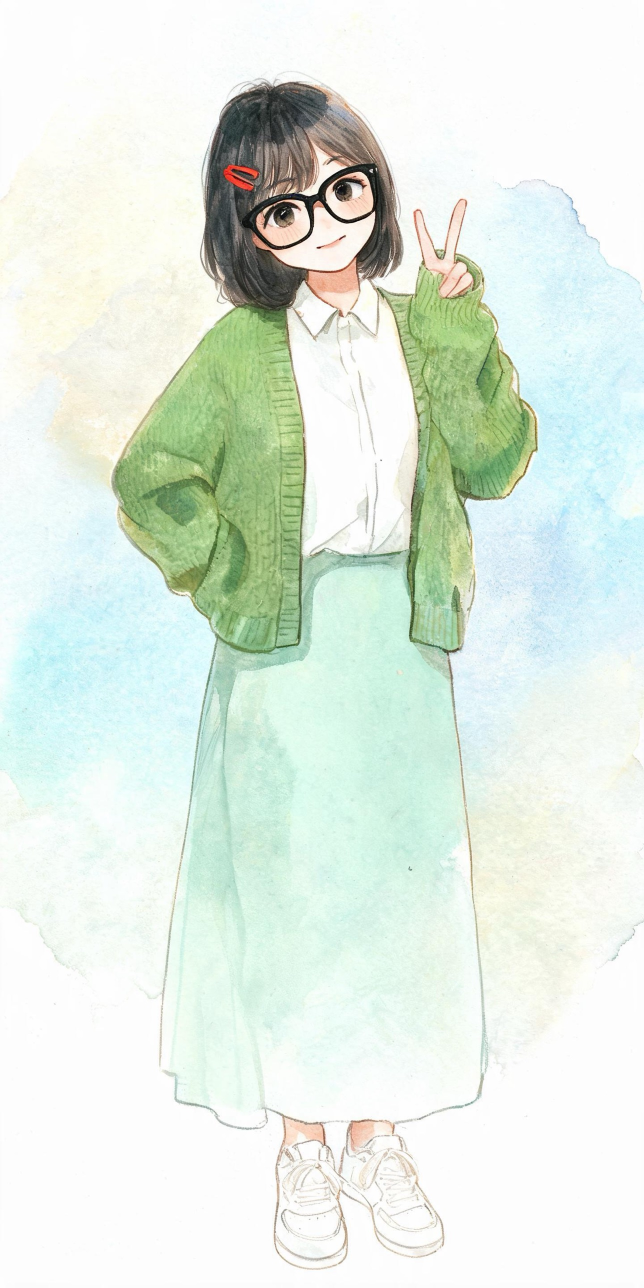
#> input picture living-illustration/source.jpg, 1288 x 2576 px (shown at 1/2 size)
$ python mask.py
#> lines starting #> are read from the running program, lines starting #| are printed output that depends on the picture; after the words box and inside, x2 and y2 are one past the last pixel; in counts of white or black regions, pixels touching at a corner belong together
"""Builds the figure mask (out/figure_mask.png) and a static background plate (out/background.png).

Mask: flood-fill from the image border through "background-like" pixels (paper white,
pale blue / pale yellow watercolor wash). Whatever the fill cannot reach is the figure.
Background plate: the figure area is filled from its surroundings with a pull-push
(pyramid) fill, so slivers revealed when the figure moves show plausible wash.
"""
from pathlib import Path

import numpy as np
from PIL import Image, ImageDraw, ImageFilter

ROOT = Path(__file__).parent
OUT = ROOT / "out"
OUT.mkdir(exist_ok=True)
src = Image.open(ROOT / "source.jpg").convert("RGB")
#> src is the input picture: PIL image 1288x2576 RGB; mean R, G, B 225.4, 236.3, 226.1
W, H = src.size
#> W = 1288; H = 2576
half = np.asarray(src.resize((W // 2, H // 2), Image.LANCZOS)).astype(np.float32)
r, g, b = half[..., 0], half[..., 1], half[..., 2]
mx, mn = half.max(-1), half.min(-1)
lum = half.mean(-1)
sat = (mx - mn) / np.maximum(mx, 1)
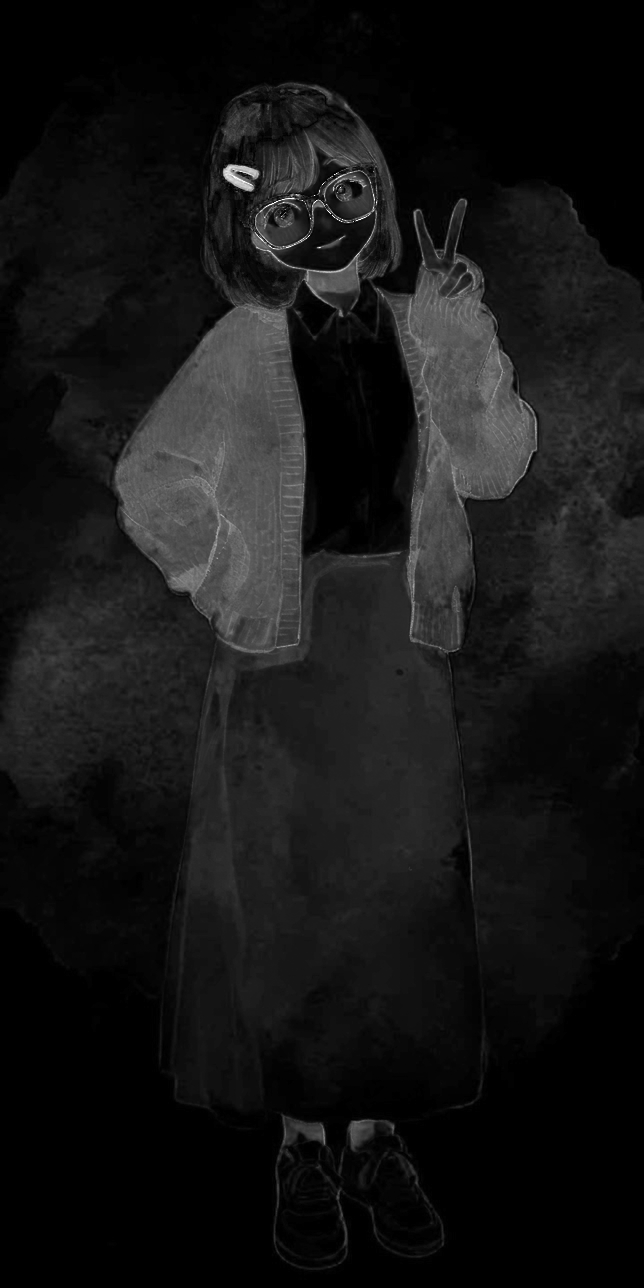
#> sat: shape (1288, 644) float32; min 0, max 1, mean 0.0857
paper = (lum > 222) & (sat < 0.11)
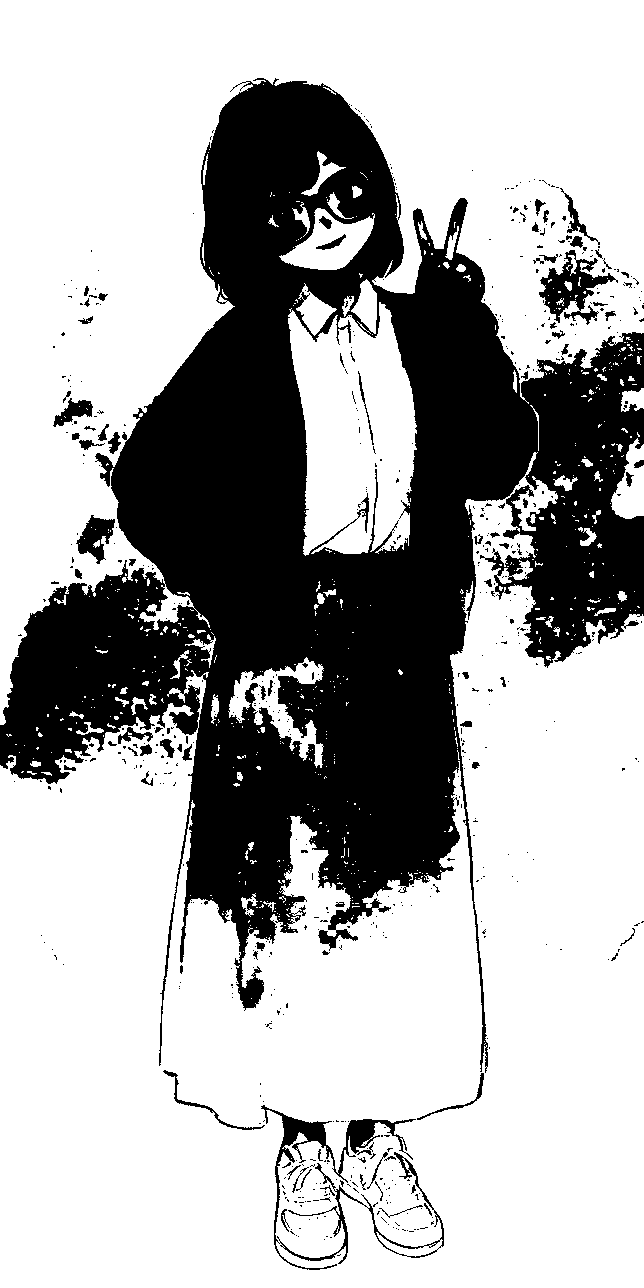
#> paper: shape (1288, 644) bool; 68.4% white; 631 black regions (545 under 20 px), largest, box (x1, y1, x2, y2) and area: (0, 78, 644, 1073) 247712, (261, 1105, 444, 1270) 4222, (539, 250, 618, 325) 2229
blue = (lum > 185) & (b >= g - 2) & (b > r + 8)
#> blue: shape (1288, 644) bool; 14.1% white; 184 white regions (167 under 20 px), largest, box (x1, y1, x2, y2) and area: (450, 181, 644, 765) 72322, (0, 477, 215, 768) 42535, (114, 778, 146, 810) 451
yellow = (lum > 215) & (r >= g - 3) & (g >= b) & (sat < 0.17)
#> yellow: shape (1288, 644) bool; 44.4% white; 464 white regions (396 under 20 px), largest, box (x1, y1, x2, y2) and area: (0, 709, 644, 1288) 180833, (0, 0, 644, 489) 153263, (287, 279, 418, 556) 22194
bglike = paper | blue | yellow
#> bglike: shape (1288, 644) bool; 76.3% white; 517 black regions (461 under 20 px), largest, box (x1, y1, x2, y2) and area: (111, 78, 539, 1073) 186934, (261, 1105, 413, 1270) 2238, (0, 721, 70, 784) 2140

def dilate(m):
    o = m.copy()
    o[1:] |= m[:-1]; o[:-1] |= m[1:]; o[:, 1:] |= m[:, :-1]; o[:, :-1] |= m[:, 1:]
    return o

def erode(m):
    return ~dilate(~m)

reach = np.zeros_like(bglike)
reach[0, :] = bglike[0, :]; reach[-1, :] = bglike[-1, :]; reach[:, 0] = bglike[:, 0]; reach[:, -1] = bglike[:, -1]
#> after `reach[0, :] = bglike[0, :]`: reach: shape (1288, 644) bool; 0.08% white in thin lines or dots, all inside (x1, y1, x2, y2) = (0, 0, 644, 1)
#> after `reach[:, -1] = bglike[:, -1]`: reach: shape (1288, 644) bool; 0.46% white in thin lines or dots
for i in range(6000):
    nxt = dilate(reach) & bglike
    if (nxt == reach).all():
        break
    reach = nxt
#> this loop made 526 passes
#> pass 1, `nxt = dilate(reach) & bglike`:
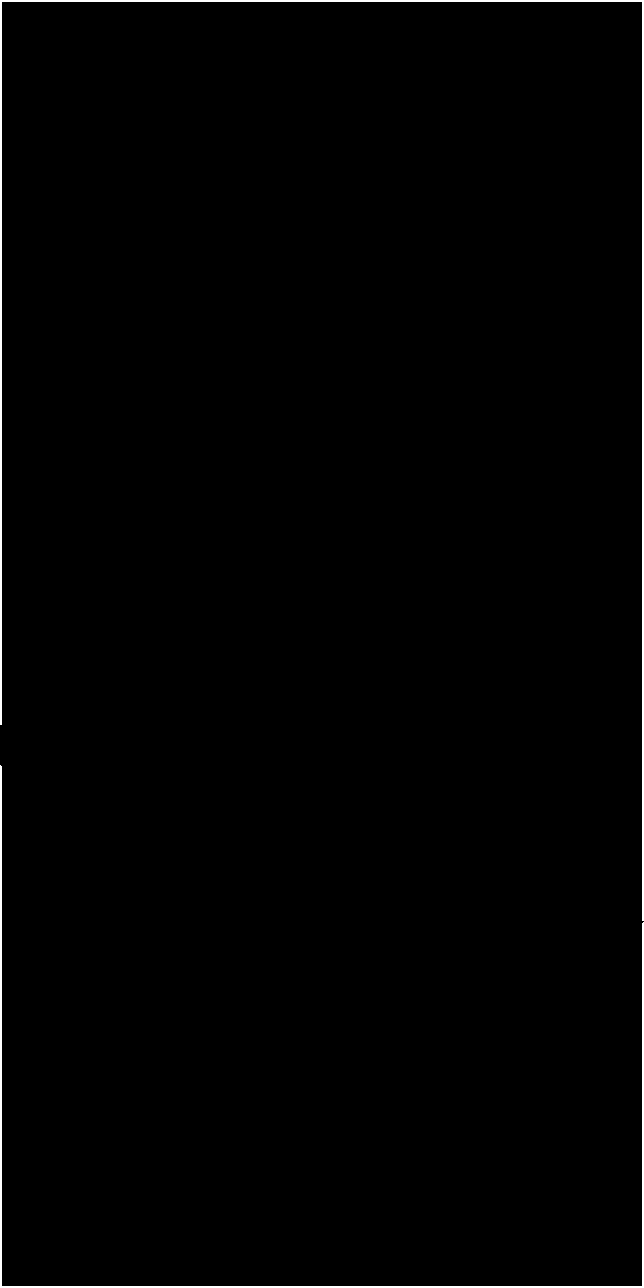
#> nxt: shape (1288, 644) bool; 0.92% white; 2 white regions, box (x1, y1, x2, y2) and area: (0, 0, 644, 921) 4572, (0, 765, 644, 1288) 3056
#> after the loop:
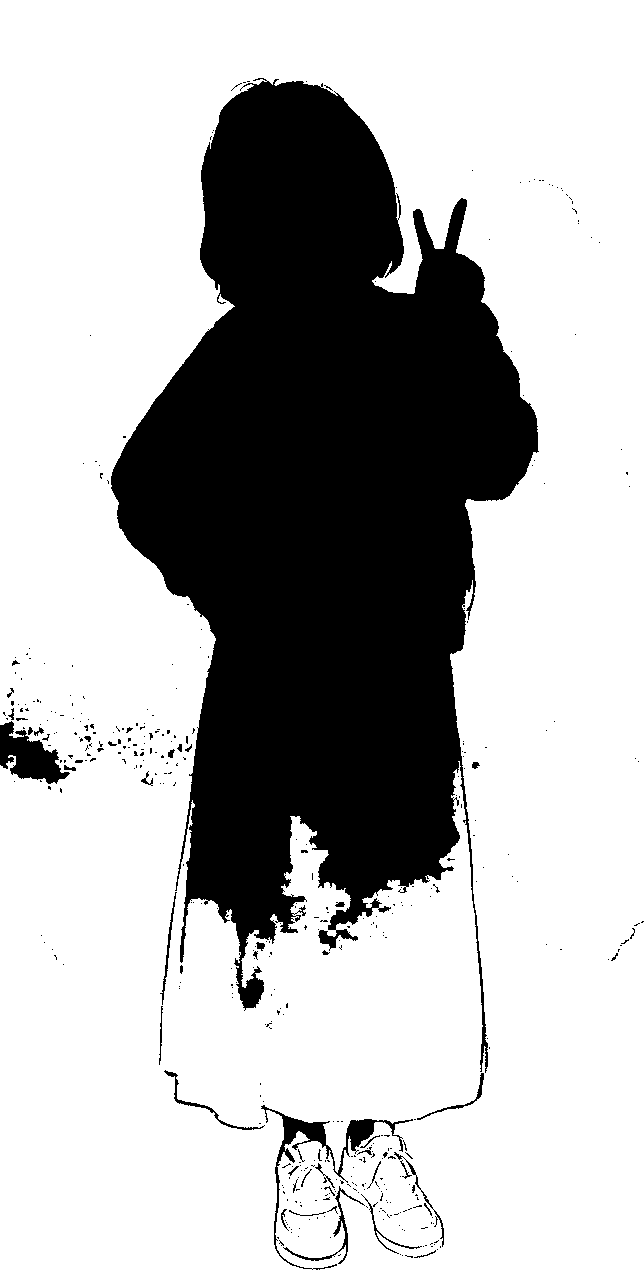
#> reach: shape (1288, 644) bool; 71.8% white; 436 black regions (388 under 20 px), largest, box (x1, y1, x2, y2) and area: (111, 78, 539, 1073) 224972, (261, 1105, 413, 1270) 2333, (0, 721, 70, 784) 2256
print("flood iterations:", i)
fig = ~reach
# the lower skirt and the sneakers are almost paper-white, so the flood leaks into them:
# add their outline (traced from the drawing, full-res coords) explicitly
hull = Image.new("L", (W // 2, H // 2))
#> hull: PIL image 644x1288 L; every value is 0
hd = ImageDraw.Draw(hull)
skirt = [(600, 1090), (830, 1090), (908, 1300), (928, 1500), (941, 1700), (955, 1875), (981, 2181), (940, 2245),
         (700, 2262), (530, 2262), (338, 2210), (328, 2100), (338, 1625), (394, 1500), (421, 1300)]
hd.polygon([(x / 2, y / 2) for x, y in skirt], fill=255)
hd.rectangle([535 / 2, 2225 / 2, 905 / 2, 2550 / 2], fill=255)
fig |= np.asarray(hull) > 0
# stray wash blots far from the figure are not part of her
fig[:, : 200 // 2] = False
#> fig: shape (1288, 644) bool; 39.6% white; 128 white regions (118 under 20 px), largest, box (x1, y1, x2, y2) and area: (111, 78, 539, 1276) 327704, (159, 1006, 163, 1065) 87, (141, 771, 153, 786) 55
fig[:, 1120 // 2:] = False
# close tiny gaps along the outline, drop specks, then grow slightly to keep the soft watercolor edge
for _ in range(3): fig = dilate(fig)
for _ in range(3): fig = erode(fig)
#> fig: shape (1288, 644) bool; 39.7% white; 58 white regions (50 under 20 px), largest, box (x1, y1, x2, y2) and area: (107, 78, 539, 1276) 329020, (141, 771, 157, 786) 106, (116, 723, 145, 733) 78
for _ in range(4): fig = erode(fig)
#> fig: shape (1288, 644) bool; 38.1% white; 2 white regions (1 under 20 px), largest, box (x1, y1, x2, y2) and area: (111, 82, 534, 1272) 316275
for _ in range(4): fig = dilate(fig)
#> fig: shape (1288, 644) bool; 39.6% white; 2 white regions, box (x1, y1, x2, y2) and area: (107, 78, 538, 1276) 328719, (142, 774, 153, 785) 70
for _ in range(3): fig = dilate(fig)
m = Image.fromarray((fig * 255).astype(np.uint8)).resize((W, H), Image.BILINEAR).filter(ImageFilter.GaussianBlur(2))
m.save(OUT / "figure_mask.png")

# background plate: pull-push fill of everything under a generously grown mask
grow = np.asarray(m.filter(ImageFilter.MaxFilter(31))).astype(np.float32) / 255
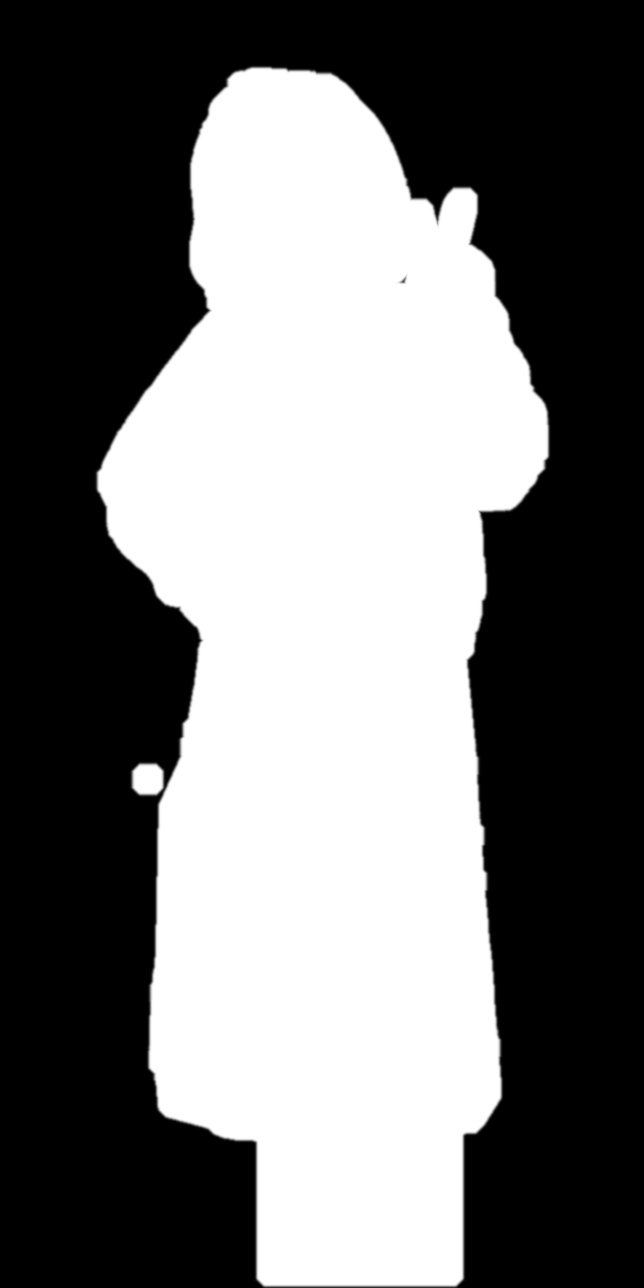
#> grow: shape (2576, 1288) float32 (shown at 1/2 size); min 0, max 1, mean 0.444
known = (grow < 0.02).astype(np.float32)
img = np.asarray(src).astype(np.float32)
levels = []
c, w = img * known[..., None], known
while min(w.shape) > 1:
    levels.append((c, w))
    h2, w2 = w.shape[0] // 2, w.shape[1] // 2
    c = c[:h2 * 2, :w2 * 2].reshape(h2, 2, w2, 2, 3).sum((1, 3))
    w = w[:h2 * 2, :w2 * 2].reshape(h2, 2, w2, 2).sum((1, 3))
#> this loop made 10 passes
#> w on pass 10: [517244, 379728]
#> after the loop, levels = 10 items
fill = c / np.maximum(w, 1e-6)[..., None]
#> fill = [[250.1, 251, 245.3], [232.8, 249.1, 247.7]]
for c, w in reversed(levels):
    up = np.asarray(Image.fromarray(np.clip(fill, 0, 255).astype(np.uint8)).resize((w.shape[1], w.shape[0]), Image.BILINEAR)).astype(np.float32)
    cur = c / np.maximum(w, 1e-6)[..., None]
    a = np.clip(w, 0, 1)[..., None]
    fill = cur * a + up * (1 - a)
#> this loop made 10 passes
plate = img * known[..., None] + fill * (1 - known[..., None])
plate = np.asarray(Image.fromarray(np.clip(plate, 0, 255).astype(np.uint8)))
Image.fromarray(plate).save(OUT / "background.png")
print("ok")
